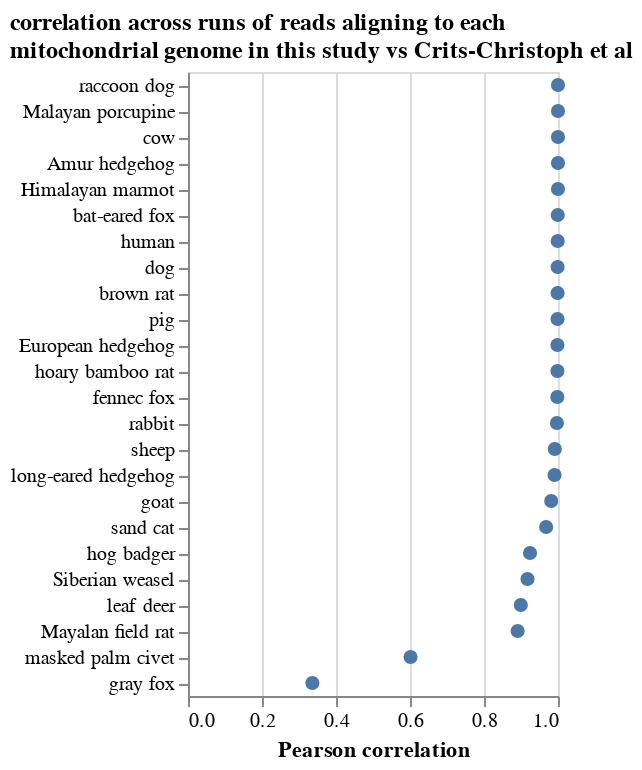

Notebook code cell kept with this figure:
### Code cell
alignment_count_type_selection = alt.selection_point(
    fields=["alignment_count_type"],
    bind=alt.binding_select(
        options=sars2_aligned_by_run["alignment_count_type"].unique(),
        name="alignment count type",
    ),
    value="n_primary",
)

crits_christoph_vs_current_species_corr_chart = (
    alt.Chart(crits_christoph_vs_current_species_corr)
    .encode(
        x="Pearson correlation",
        y=alt.Y(
            "common_name",
            sort=alt.SortField("Pearson correlation", order="descending"),
            title=None,
        ),
        tooltip=[
            alt.Tooltip(c, format=".3g")
            if crits_christoph_vs_current_species_corr[c].dtype == float
            else c
            for c in crits_christoph_vs_current_species_corr.columns.tolist()
        ],
    )
    .mark_circle(size=50, opacity=1)
    .properties(
        height=alt.Step(13),
        width=185,
        title=alt.TitleParams(
            ["correlation across runs of reads aligning to each", "mitochondrial genome in this study vs Crits-Christoph et al"],
            align="left",
            anchor="start",
            fontSize=12,
        ),
    )
    .add_params(alignment_count_type_selection)
    .transform_filter(alignment_count_type_selection)
)
    
    
crits_christoph_vs_current_species_corr_chart

### Figure 1 — Vega-Lite specification as saved in the notebook (floating-point values rounded to 4 significant figures)
{"config": {"view": {"continuousWidth": 300, "continuousHeight": 300}}, "data": {"name": "data-7a2dd60b9beddf8f77ccee6a528d98aa"}, "mark": {"type": "circle", "opacity": 1, "size": 50}, "encoding": {"tooltip": [{"field": "species", "type": "nominal"}, {"field": "common_name", "type": "nominal"}, {"field": "alignment_count_type", "type": "nominal"}, {"field": "Pearson correlation", "format": ".3g", "type": "quantitative"}, {"field": "aligned_reads_Crits_Christoph", "type": "quantitative"}, {"field": "aligned_reads_current_study", "type": "quantitative"}], "x": {"field": "Pearson correlation", "type": "quantitative"}, "y": {"field": "common_name", "sort": {"field": "Pearson correlation", "order": "descending"}, "title": null, "type": "nominal"}}, "height": {"step": 13}, "params": [{"name": "param_1", "select": {"type": "point", "fields": ["alignment_count_type"]}, "bind": {"input": "select", "options": ["n_primary", "n_primary_and_unique_best"], "name": "alignment count type"}, "value": "n_primary"}], "title": {"text": ["correlation across runs of reads aligning to each", "mitochondrial genome in this study vs Crits-Christoph et al"], "align": "left", "anchor": "start", "fontSize": 12}, "transform": [{"filter": {"param": "param_1"}}], "width": 185, "$schema": "https://vega.github.io/schema/vega-lite/v5.6.1.json", "datasets": {"data-7a2dd60b9beddf8f77ccee6a528d98aa": [{"species": "Arctonyx collaris", "common_name": "hog badger", "alignment_count_type": "n_primary", "Pearson correlation": 0.9244, "aligned_reads_Crits_Christoph": 188, "aligned_reads_current_study": 330}, {"species": "Arctonyx collaris", "common_name": "hog badger", "alignment_count_type": "n_primary_and_unique_best", "Pearson correlation": 0.9559, "aligned_reads_Crits_Christoph": 188, "aligned_reads_current_study": 221}, {"species": "Bos taurus", "common_name": "cow", "alignment_count_type": "n_primary", "Pearson correlation": 1.0, "aligned_reads_Crits_Christoph": 61278, "aligned_reads_current_study": 32632}, {"species": "Bos taurus", "common_name": "cow", "alignment_count_type": "n_primary_and_unique_best", "Pearson correlation": 0.9996, "aligned_reads_Crits_Christoph": 61278, "aligned_reads_current_study": 22702}, {"species": "Canis lupus", "common_name": "dog", "alignment_count_type": "n_primary", "Pearson correlation": 0.999, "aligned_reads_Crits_Christoph": 7941, "aligned_reads_current_study": 6386}, {"species": "Canis lupus", "common_name": "dog", "alignment_count_type": "n_primary_and_unique_best", "Pearson correlation": 0.9976, "aligned_reads_Crits_Christoph": 7941, "aligned_reads_current_study": 5763}, {"species": "Capra aegagrus", "common_name": "goat", "alignment_count_type": "n_primary", "Pearson correlation": 0.9816, "aligned_reads_Crits_Christoph": 2710, "aligned_reads_current_study": 1425}, {"species": "Capra aegagrus", "common_name": "goat", "alignment_count_type": "n_primary_and_unique_best", "Pearson correlation": 0.9669, "aligned_reads_Crits_Christoph": 2710, "aligned_reads_current_study": 966}, {"species": "Erinaceus amurensis", "common_name": "Amur hedgehog", "alignment_count_type": "n_primary", "Pearson correlation": 0.9999, "aligned_reads_Crits_Christoph": 7035, "aligned_reads_current_study": 4287}, {"species": "Erinaceus amurensis", "common_name": "Amur hedgehog", "alignment_count_type": "n_primary_and_unique_best", "Pearson correlation": 0.9998, "aligned_reads_Crits_Christoph": 7035, "aligned_reads_current_study": 3923}, {"species": "Erinaceus europaeus", "common_name": "European hedgehog", "alignment_count_type": "n_primary", "Pearson correlation": 0.9984, "aligned_reads_Crits_Christoph": 1236, "aligned_reads_current_study": 1009}, {"species": "Erinaceus europaeus", "common_name": "European hedgehog", "alignment_count_type": "n_primary_and_unique_best", "Pearson correlation": 0.9974, "aligned_reads_Crits_Christoph": 1236, "aligned_reads_current_study": 623}, {"species": "Felis margarita", "common_name": "sand cat", "alignment_count_type": "n_primary", "Pearson correlation": 0.968, "aligned_reads_Crits_Christoph": 914, "aligned_reads_current_study": 208}, {"species": "Felis margarita", "common_name": "sand cat", "alignment_count_type": "n_primary_and_unique_best", "Pearson correlation": 0.9812, "aligned_reads_Crits_Christoph": 914, "aligned_reads_current_study": 135}, {"species": "Hemiechinus auritus", "common_name": "long-eared hedgehog", "alignment_count_type": "n_primary", "Pearson correlation": 0.9908, "aligned_reads_Crits_Christoph": 151, "aligned_reads_current_study": 175}, {"species": "Hemiechinus auritus", "common_name": "long-eared hedgehog", "alignment_count_type": "n_primary_and_unique_best", "Pearson correlation": 0.9905, "aligned_reads_Crits_Christoph": 151, "aligned_reads_current_study": 122}, {"species": "Homo sapiens", "common_name": "human", "alignment_count_type": "n_primary", "Pearson correlation": 0.9992, "aligned_reads_Crits_Christoph": 91786, "aligned_reads_current_study": 84703}, {"species": "Homo sapiens", "common_name": "human", "alignment_count_type": "n_primary_and_unique_best", "Pearson correlation": 0.999, "aligned_reads_Crits_Christoph": 91786, "aligned_reads_current_study": 75729}, {"species": "Hystrix brachyura", "common_name": "Malayan porcupine", "alignment_count_type": "n_primary", "Pearson correlation": 1.0, "aligned_reads_Crits_Christoph": 6022, "aligned_reads_current_study": 3780}, {"species": "Hystrix brachyura", "common_name": "Malayan porcupine", "alignment_count_type": "n_primary_and_unique_best", "Pearson correlation": 1.0, "aligned_reads_Crits_Christoph": 6022, "aligned_reads_current_study": 3700}, {"species": "Marmota himalayana", "common_name": "Himalayan marmot", "alignment_count_type": "n_primary", "Pearson correlation": 0.9998, "aligned_reads_Crits_Christoph": 796, "aligned_reads_current_study": 638}, {"species": "Marmota himalayana", "common_name": "Himalayan marmot", "alignment_count_type": "n_primary_and_unique_best", "Pearson correlation": 1.0, "aligned_reads_Crits_Christoph": 796, "aligned_reads_current_study": 602}, {"species": "Muntiacus putaoensis", "common_name": "leaf deer", "alignment_count_type": "n_primary", "Pearson correlation": 0.8995, "aligned_reads_Crits_Christoph": 89, "aligned_reads_current_study": 110}, {"species": "Muntiacus putaoensis", "common_name": "leaf deer", "alignment_count_type": "n_primary_and_unique_best", "Pearson correlation": 0.9548, "aligned_reads_Crits_Christoph": 89, "aligned_reads_current_study": 75}, {"species": "Mustela sibirica", "common_name": "Siberian weasel", "alignment_count_type": "n_primary", "Pearson correlation": 0.9175, "aligned_reads_Crits_Christoph": 216, "aligned_reads_current_study": 202}, {"species": "Mustela sibirica", "common_name": "Siberian weasel", "alignment_count_type": "n_primary_and_unique_best", "Pearson correlation": 0.8554, "aligned_reads_Crits_Christoph": 216, "aligned_reads_current_study": 129}, {"species": "Nyctereutes procyonoides", "common_name": "raccoon dog", "alignment_count_type": "n_primary", "Pearson correlation": 1.0, "aligned_reads_Crits_Christoph": 17086, "aligned_reads_current_study": 13732}, {"species": "Nyctereutes procyonoides", "common_name": "raccoon dog", "alignment_count_type": "n_primary_and_unique_best", "Pearson correlation": 1.0, "aligned_reads_Crits_Christoph": 17086, "aligned_reads_current_study": 13162}, {"species": "Oryctolagus cuniculus", "common_name": "rabbit", "alignment_count_type": "n_primary", "Pearson correlation": 0.9971, "aligned_reads_Crits_Christoph": 1018, "aligned_reads_current_study": 961}, {"species": "Oryctolagus cuniculus", "common_name": "rabbit", "alignment_count_type": "n_primary_and_unique_best", "Pearson correlation": 0.9965, "aligned_reads_Crits_Christoph": 1018, "aligned_reads_current_study": 859}, {"species": "Otocyon megalotis", "common_name": "bat-eared fox", "alignment_count_type": "n_primary", "Pearson correlation": 0.9993, "aligned_reads_Crits_Christoph": 255, "aligned_reads_current_study": 211}, {"species": "Otocyon megalotis", "common_name": "bat-eared fox", "alignment_count_type": "n_primary_and_unique_best", "Pearson correlation": 0.9912, "aligned_reads_Crits_Christoph": 255, "aligned_reads_current_study": 43}, {"species": "Ovis orientalis", "common_name": "sheep", "alignment_count_type": "n_primary", "Pearson correlation": 0.9914, "aligned_reads_Crits_Christoph": 28263, "aligned_reads_current_study": 16183}, {"species": "Ovis orientalis", "common_name": "sheep", "alignment_count_type": "n_primary_and_unique_best", "Pearson correlation": 0.9682, "aligned_reads_Crits_Christoph": 28263, "aligned_reads_current_study": 11245}, {"species": "Paguma larvata", "common_name": "masked palm civet", "alignment_count_type": "n_primary", "Pearson correlation": 0.6015, "aligned_reads_Crits_Christoph": 536, "aligned_reads_current_study": 3223}, {"species": "Paguma larvata", "common_name": "masked palm civet", "alignment_count_type": "n_primary_and_unique_best", "Pearson correlation": 0.6587, "aligned_reads_Crits_Christoph": 536, "aligned_reads_current_study": 2483}, {"species": "Rattus norvegicus", "common_name": "brown rat", "alignment_count_type": "n_primary", "Pearson correlation": 0.9989, "aligned_reads_Crits_Christoph": 10141, "aligned_reads_current_study": 1361}, {"species": "Rattus norvegicus", "common_name": "brown rat", "alignment_count_type": "n_primary_and_unique_best", "Pearson correlation": 0.9989, "aligned_reads_Crits_Christoph": 10141, "aligned_reads_current_study": 1281}, {"species": "Rattus tiomanicus", "common_name": "Mayalan field rat", "alignment_count_type": "n_primary", "Pearson correlation": 0.891, "aligned_reads_Crits_Christoph": 394, "aligned_reads_current_study": 320}, {"species": "Rattus tiomanicus", "common_name": "Mayalan field rat", "alignment_count_type": "n_primary_and_unique_best", "Pearson correlation": 0.8805, "aligned_reads_Crits_Christoph": 394, "aligned_reads_current_study": 258}, {"species": "Rhizomys pruinosus", "common_name": "hoary bamboo rat", "alignment_count_type": "n_primary", "Pearson correlation": 0.9984, "aligned_reads_Crits_Christoph": 1263, "aligned_reads_current_study": 944}, {"species": "Rhizomys pruinosus", "common_name": "hoary bamboo rat", "alignment_count_type": "n_primary_and_unique_best", "Pearson correlation": 0.9981, "aligned_reads_Crits_Christoph": 1263, "aligned_reads_current_study": 881}, {"species": "Sus scrofa", "common_name": "pig", "alignment_count_type": "n_primary", "Pearson correlation": 0.9988, "aligned_reads_Crits_Christoph": 9821, "aligned_reads_current_study": 5348}, {"species": "Sus scrofa", "common_name": "pig", "alignment_count_type": "n_primary_and_unique_best", "Pearson correlation": 0.9852, "aligned_reads_Crits_Christoph": 9821, "aligned_reads_current_study": 3597}, {"species": "Urocyon cinereoargenteus", "common_name": "gray fox", "alignment_count_type": "n_primary", "Pearson correlation": 0.3361, "aligned_reads_Crits_Christoph": 552, "aligned_reads_current_study": 41302}, {"species": "Urocyon cinereoargenteus", "common_name": "gray fox", "alignment_count_type": "n_primary_and_unique_best", "Pearson correlation": 0.2023, "aligned_reads_Crits_Christoph": 552, "aligned_reads_current_study": 15731}, {"species": "Vulpes zerda", "common_name": "fennec fox", "alignment_count_type": "n_primary", "Pearson correlation": 0.9981, "aligned_reads_Crits_Christoph": 165, "aligned_reads_current_study": 169}, {"species": "Vulpes zerda", "common_name": "fennec fox", "alignment_count_type": "n_primary_and_unique_best", "Pearson correlation": 0.9957, "aligned_reads_Crits_Christoph": 165, "aligned_reads_current_study": 53}]}}
